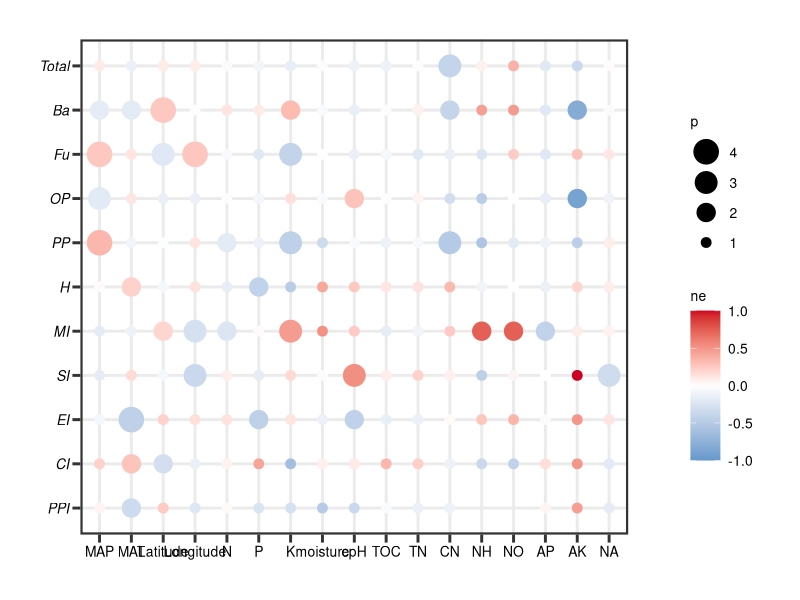
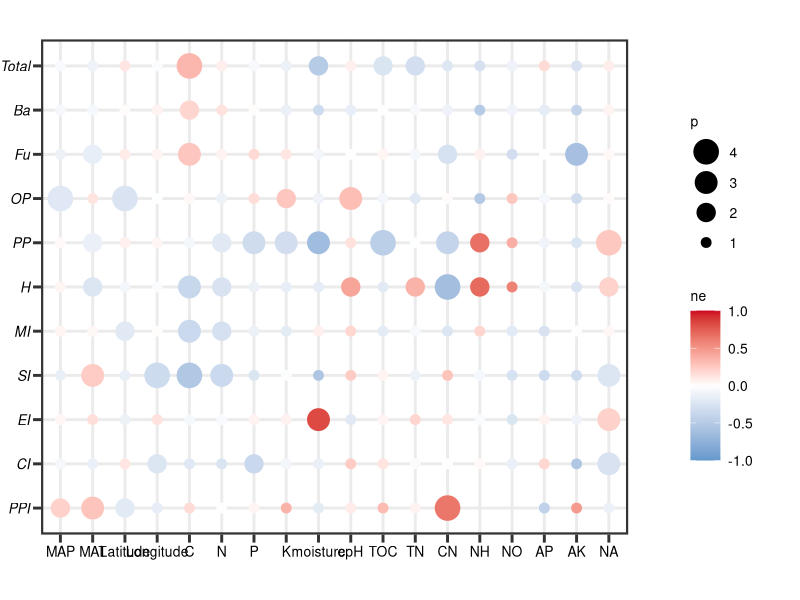

Source code (R) for these figures, in order:
####Heatmap####
library(tidyverse)
df<-read.csv( "Heatmap.csv",header=T)

df<- df %>%
  mutate(p = case_when(
    s > 0.05 ~ 1,
    s > 0.01 & s <= 0.05 ~ 2,
    s > 0.001 & s <= 0.01 ~ 3,
    s <= 0.001 ~ 4
  ))
# 查看新数据集
print(df)

data <- df %>% filter(Fertilizer == "CF")

glist <- data[1:11,]$ne
ggplot(data,
       aes(factor(fa,levels = c('MAP','MAT','Latitude','Longitude',
                                'N','P','K','Fertilizer','moisture','cpH','TOC','TN','CN',
                                'NH','NO','AP','AK'
       )),
       factor(ne,levels = rev(glist))))+
  geom_point(aes(size=`p`,
                 color=r))+
  labs(x=NULL,y=NULL,
       size='p',
       color='ne')+
  scale_color_gradient2(low = "#6699CC",high = "#CC0022",
                       limits=c(-1,1),breaks=c(-1.0,-0.5,0,0.5,1.0))+
  scale_size(range = c(3,8),breaks=c(4,3,2,1))+
  #scale_size(range = c(0, 11)) +
  theme_bw()+
  theme(axis.text = element_text(color = 'black'),
        axis.text.x = element_text(size = 10),
        axis.text.y = element_text(face = 'italic',size = 10),
        panel.border = element_rect(size = 1.5),
        axis.ticks = element_line(size = 1),
        axis.ticks.length = unit(0.4,'lines'),
        legend.title = element_text(size = 10),
        legend.text = element_text(size=10),
        legend.key.size = unit(.3, "in"),
        legend.box.margin = margin(6,1,6,1,unit = 'cm'),
        panel.grid = element_line(size = 1)
  )+
  theme(plot.margin = unit(c(1,0,1,1),"cm"))

data <- df %>% filter(Fertilizer == "OF")
glist <- data[1:11,]$ne
ggplot(data,
       aes(factor(fa,levels = c('MAP','MAT','Latitude','Longitude','C',
                                'N','P','K','Fertilizer','moisture','cpH','TOC','TN','CN',
                                'NH','NO','AP','AK'
       )),
       factor(ne,levels = rev(glist))))+
  geom_point(aes(size=`p`,
                 color=r))+
  labs(x=NULL,y=NULL,
       size='p',
       color='ne')+
  scale_color_gradient2(low = "#6699CC",high = "#CC0022",
                        limits=c(-1,1),breaks=c(-1.0,-0.5,0,0.5,1.0))+
  scale_size(range = c(3,8),breaks=c(4,3,2,1))+
  #scale_size(range = c(0, 11)) +
  theme_bw()+
  theme(axis.text = element_text(color = 'black'),
        axis.text.x = element_text(size = 10),
        axis.text.y = element_text(face = 'italic',size = 10),
        panel.border = element_rect(size = 1.5),
        axis.ticks = element_line(size = 1),
        axis.ticks.length = unit(0.4,'lines'),
        legend.title = element_text(size = 10),
        legend.text = element_text(size=10),
        legend.key.size = unit(.3, "in"),
        legend.box.margin = margin(6,1,6,1,unit = 'cm'),
        panel.grid = element_line(size = 1)
  )+
  theme(plot.margin = unit(c(1,0,1,0),"cm"))
